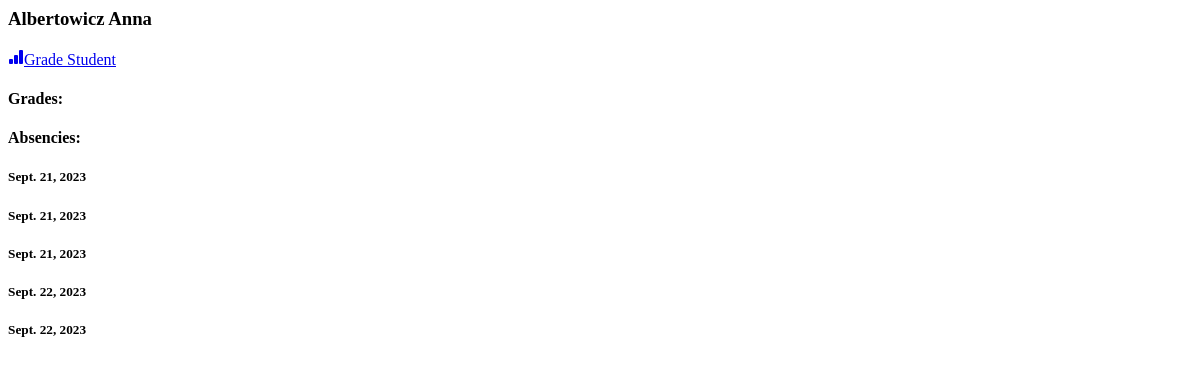
Page /groups/2A/1/ on the earlier database version.
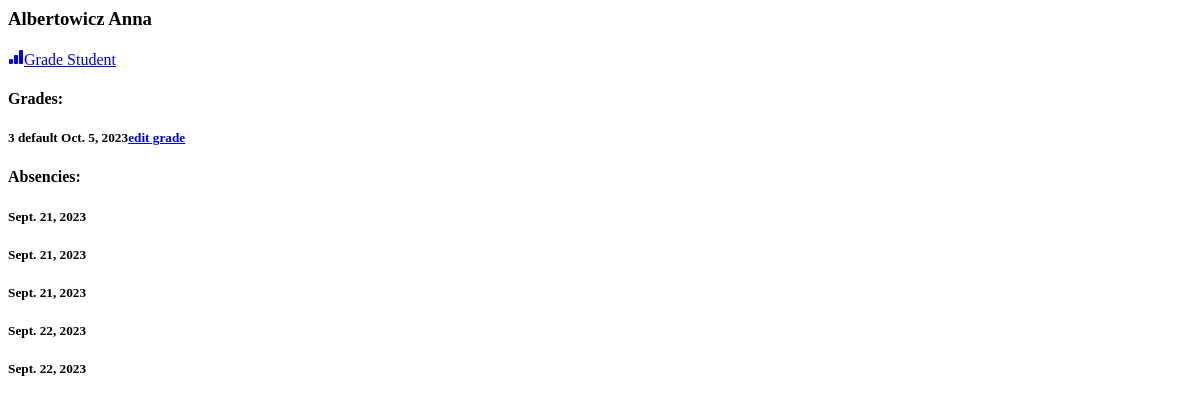
Same page on the later database version.
### groups/models.py (models this page shows, shortened)
class Lesson(ms.Model):
    date = ms.DateField(default=timezone.now)
    subject = ms.CharField(max_length=50, help_text="The subject of the lesson.")
    group = ms.ForeignKey(Group, on_delete=ms.CASCADE, help_text="The group that participated in the lesson.")
    students_present = ms.ManyToManyField(Student, blank=True, related_name='lessons_present')
    students_absent = ms.ManyToManyField(Student, blank=True, related_name='lessons_absent')

class SingleGrade(ms.Model):
    student = ms.ForeignKey(Student, on_delete=ms.CASCADE, help_text="no help text")
    grade = ms.PositiveSmallIntegerField()
    description = ms.CharField(max_length=100)
    date = ms.DateField(default=timezone.now)

### groups/views.py (the view)
# urls.py: path('<str:lvl>/<int:pk>/', views.student_info, name='student_info'),
def student_info(request, lvl, pk):
    group = get_object_or_404(Group, level=lvl)
    student = get_object_or_404(Student, pk=pk)
    lessons_absent = student.lessons_absent.all()
    grades = SingleGrade.objects.filter(student=student).order_by('date')
    return render(request, 'groups/student_info.html', {'student':student, 'lessons_absent':lessons_absent, 'group':group, 'grades':grades})

### groups/models.py (called while the page is built)
    def __str__(self):
        return f"{self.surname} {self.name}"

### templates/groups/student_info.html (shortened to what this page needs)
{% block content %}
<h3>{{student}}</h3>
<a href="{% url 'single_grade' lvl=group.level pk=student.pk %}">
		    {% include './icons/bar-chart-fill.svg' %}Grade Student</a>
<h4>Grades:</h4>
{% for grade in grades %}
<h5>{{grade.grade}} {{grade.description}} {{grade.date}}<a href="{% url 'edit_grade' lvl=group.level pk=student.pk pk2=grade.pk %}">edit grade</a></h5></h5>
{% endfor %}
<h4>Absencies:</h4>
{% for lesson in lessons_absent %}
<h5>{{lesson.date}}</h5>
{% endfor %}
{% endblock %}

Differences in the rows shown:
added SingleGrade: grade "3", description "default", date "Oct. 5, 2023"
